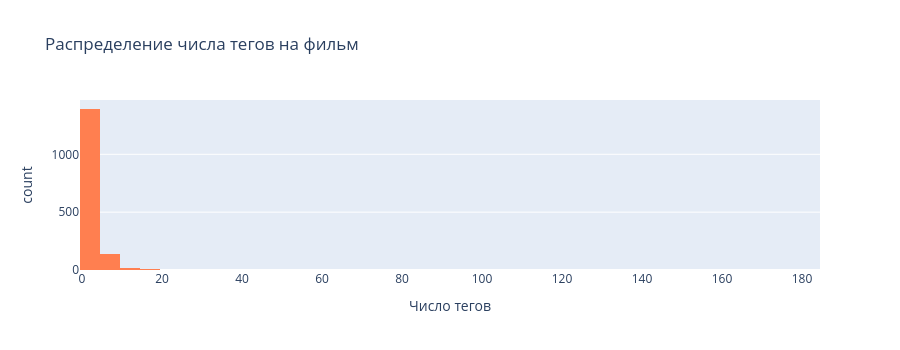

The notebook cell this image was saved under:
### Code cell
# Распределение числа тегов на фильм
tags_per_movie = tags.groupby('movieId')['tag'].count()

fig = px.histogram(
    tags_per_movie.reset_index(), x='tag', nbins=40,
    title='Распределение числа тегов на фильм',
    labels={'tag': 'Число тегов', 'count': 'Количество фильмов'},
    color_discrete_sequence=['coral']
)
fig.update_layout(height=350)
fig.show()

print(tags_per_movie.describe())

### Figure 1 — Plotly figure (JSON) as saved in the notebook; plotly's stock layout.template omitted (floating-point values rounded to 4 significant figures; data arrays with more than 128 entries replaced by an {"elided": "..."} marker saying what was removed)
{"data": [{"alignmentgroup": "True", "bingroup": "x", "hovertemplate": "Число тегов=%{x}<br>count=%{y}<extra></extra>", "legendgroup": "", "marker": {"color": "coral", "pattern": {"shape": ""}}, "name": "", "nbinsx": 40, "offsetgroup": "", "orientation": "v", "showlegend": false, "type": "histogram", "x": {"elided": "1572 int values"}, "xaxis": "x", "yaxis": "y"}], "layout": {"barmode": "relative", "height": 350, "legend": {"tracegroupgap": 0}, "title": {"text": "Распределение числа тегов на фильм"}, "xaxis": {"anchor": "y", "domain": [0, 1], "title": {"text": "Число тегов"}}, "yaxis": {"anchor": "x", "domain": [0, 1], "title": {"text": "count"}}}}
